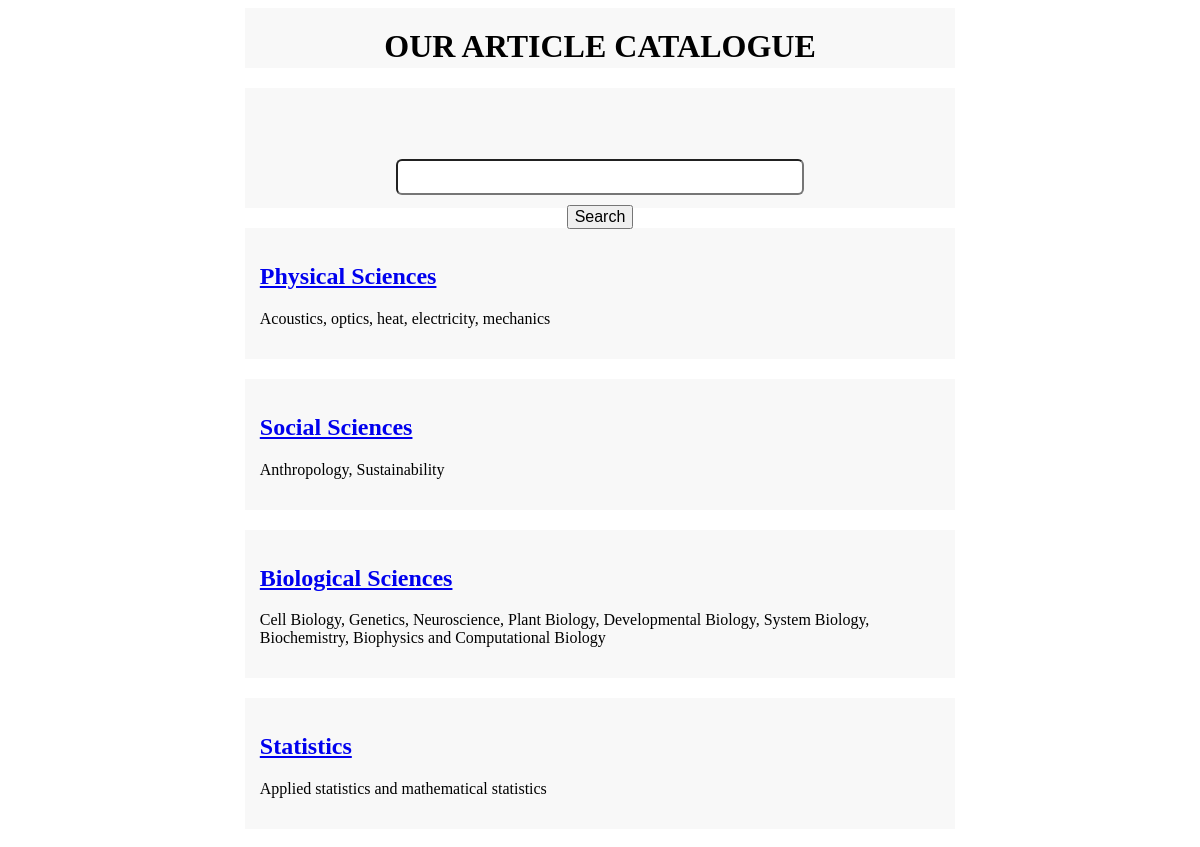
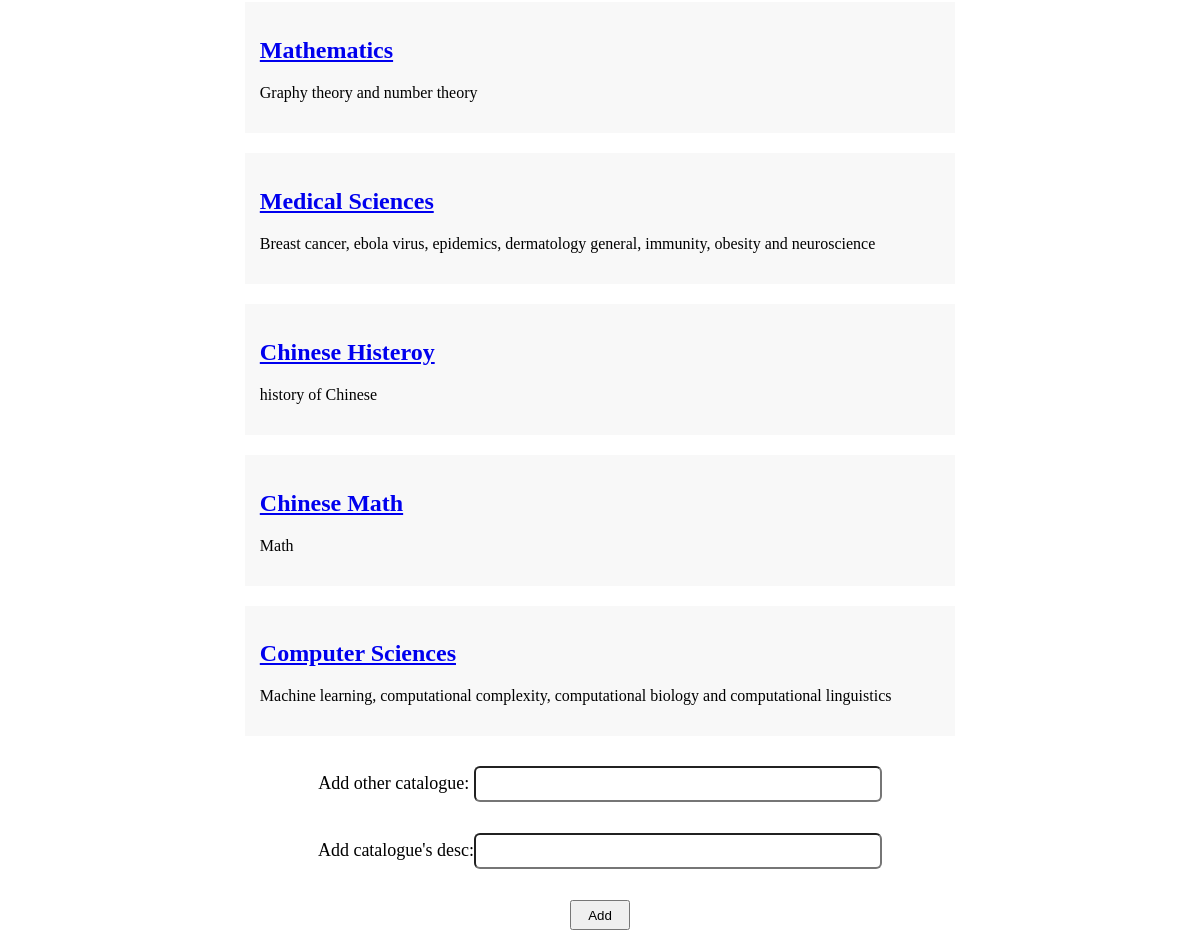
The page / on the database its author committed (2 pictures, top to bottom).
### tables this page shows
CREATE TABLE Catalogue
(
    id integer PRIMARY KEY AUTOINCREMENT NOT NULL,
    catalogue text,
    desc text
, pid integer NULL, subject text NULL);

### app.py (the view)
@app.route('/')
def catalogue():
    info = Serverdatabase.getCata()
    return render_template('index.html',info=info)

### app.py (called while the page is built)
@app.after_request
def after_request(response):
    if request.path.startswith('/'):
        id = request.path[request.path.rfind('/', 0)+1:]
        print(id)
        ip = request.remote_addr
        print(ip)
        Serverdatabase.set_count(id, ip)
    return response

@app.before_request
def before_request():
    if request.path.startswith('/publish/'):
        verify = Verify()
        verify.show()

@app.before_request
def beforeRequest():
    ip = request.remote_addr
    Serverdatabase.record_ip(ip)

### publish.py (called while the page is built)
    @staticmethod
    def getCata():
        conn = sqlite3.connect('server.sqlite3')
        c = conn.cursor()
        sql = 'select * from Catalogue'
        c.execute(sql)
        data = c.fetchall()
        conn.commit()
        c.close()
        conn.close()
        return data

    @staticmethod
    def set_count(id, ip):
        conn = sqlite3.connect('server.sqlite3')
        c = conn.cursor()
        sql = 'select * from Browse where id = \''+id+'\' and ip = \'' + ip + '\''
        c.execute(sql)
        data = c.fetchall()
        if data == []:
            c.execute('Insert into Browse(id, count, ip) values (?,?,?)',(id, 1, ip))
            conn.commit()
            c.close()
            conn.close()
        else:
            conn.commit()
            c.close()
            conn.close()

    @staticmethod
    def record_ip(ip):
        conn = sqlite3.connect('server.sqlite3')
        c = conn.cursor()
        sql = 'select * from IP where ip = \'' + ip + '\''
        c.execute(sql)
        data = c.fetchall()
        if data == []:
            c.execute("INSERT into IP(ip) values (?)", (ip,))
            conn.commit()
            c.close()
            conn.close()
        else:
            c.close()
            conn.close()

### templates/index.html (shortened to what this page needs)
<!DOCTYPE html>
<html lang="en">
<head>
</head>
<body>
<div id="head">
  <h1 id="h1">OUR ARTICLE CATALOGUE</h1>
</div>
<div id="select">
<form action="search" method="Post" align="center"><br/>
<input type="text" name="search_content" class="input" id="input1" >
<input type="submit" value="Search" class="lhc">
</form>
</div>
{% autoescape false %}
{% for item in info %}
    <li><a href="{{ url_for("forum",id = item[0]) }}"><h2>{{ item[1] }}</h2></a>
        <p>{{ item[2] }}</p>
    </li>
{% endfor %}
{% endautoescape %}
<form action="/add" method="post" align="center">
Add other catalogue:
<input type="text" name="catalogue" class="input" id="input2" ><br/><br/>
Add catalogue's desc:<input type="text" name="desc" class="input" id="input3" ><br/><br/>
<input type="submit" value="Add" style = "width: 60px; height: 30px;" >
</form>
</body>
</html>

### rows shown on the page
Catalogue: catalogue "Physical Sciences", desc "Acoustics, optics, heat, electricity, mechanics"
Catalogue: catalogue "Social Sciences", desc "Anthropology, Sustainability"
Catalogue: catalogue "Biological Sciences", desc "Cell Biology, Genetics, Neuroscience, Plant Biology, Developmental Biology, System Biology, Biochemistry, Biophysics and Computational Biology"
Catalogue: catalogue "Statistics", desc "Applied statistics and mathematical statistics"
Catalogue: catalogue "Mathematics", desc "Graphy theory and number theory"
Catalogue: catalogue "Medical Sciences", desc "Breast cancer, ebola virus, epidemics, dermatology general, immunity, obesity and neuroscience"
Catalogue: catalogue "Chinese Histeroy", desc "history of Chinese"
Catalogue: catalogue "Chinese Math", desc "Math"
Catalogue: catalogue "Computer Sciences", desc "Machine learning, computational complexity, computational biology and computational linguistics"
